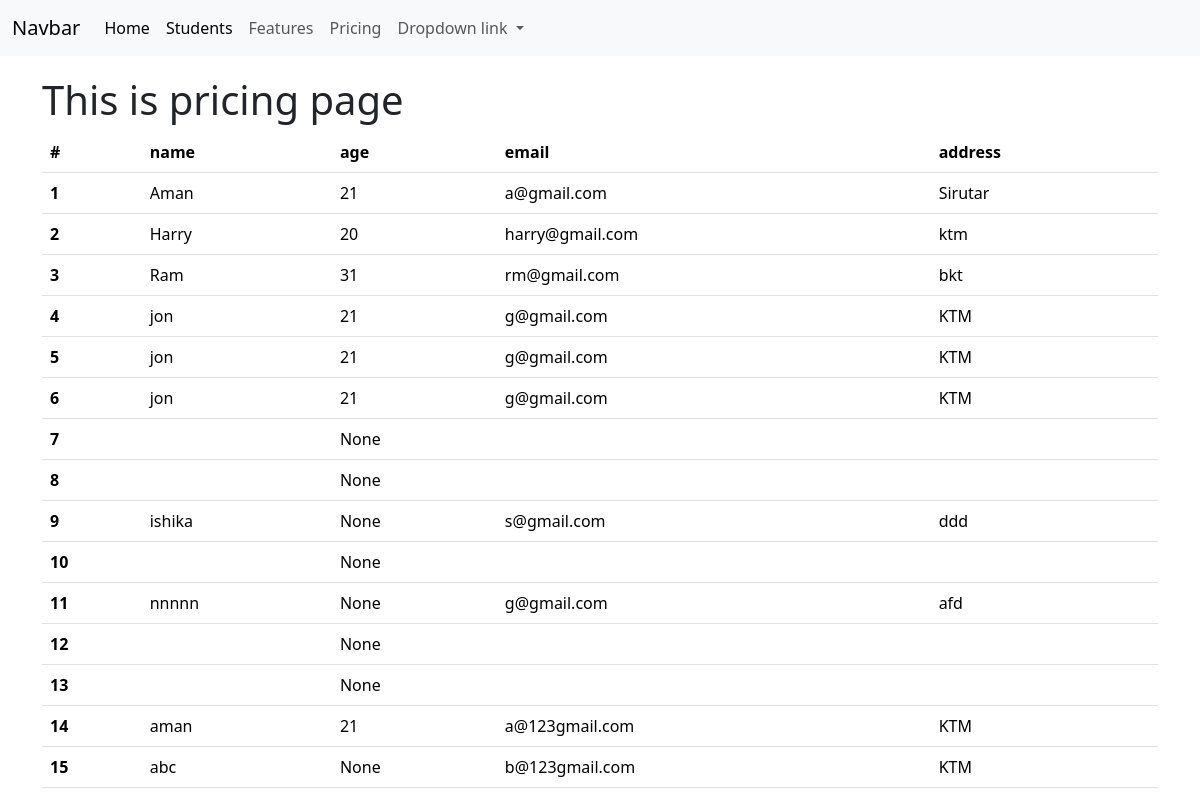
/pricing/, run on an earlier commit of the app's database.
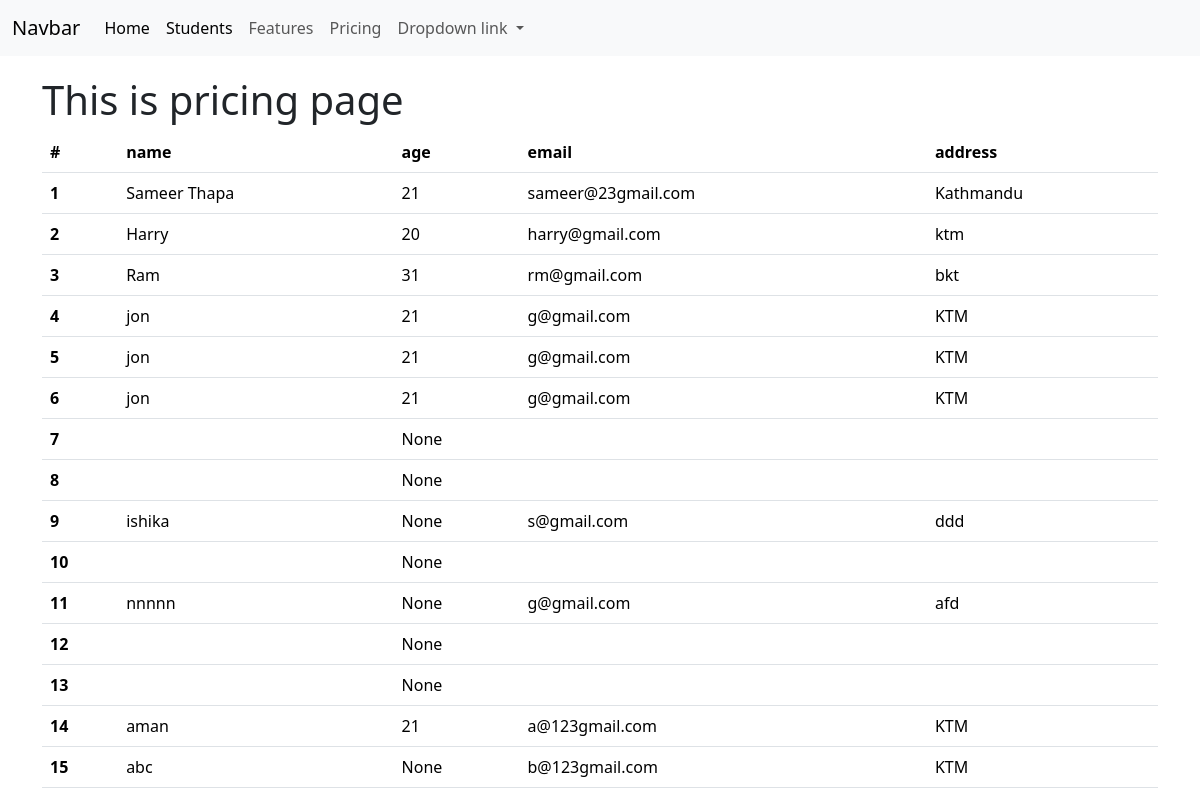
And on a later commit of the database.
### home/models.py (models this page shows, shortened)
class Student(models.Model):
    name = models.CharField(max_length=30)
    age = models.IntegerField(null=True, blank=True)
    address = models.CharField(max_length=50)
    email = models.EmailField(max_length=20)
    classroom = models.ForeignKey(ClassRoom, on_delete=models.CASCADE, related_name="classroom_student",
                               null=True, blank=True)

### home/views.py (the view)
# urls.py: path('pricing/', temp_inherit_pricing, name="temp_inherit_pricing"),
def temp_inherit_pricing(request):
    students = Student.objects.all()
    return render(request, template_name='home/temp_inherit_pricing.html',
                  context={"students": students})

### home/templates/home/temp_inherit_pricing.html
{% extends 'home/base.html' %}
{% block content %}
<h1>This is pricing page </h1>
<table class="table">
  <thead>
    <tr>
      <th scope="col">#</th>
      <th scope="col">name </th>
      <th scope="col">age</th>
      <th scope="col">email </th>
        <th scope="col">address </th>
    </tr>
  </thead>
  <tbody>
{% for student in students %}
    <tr>
      <th scope="row">{{ forloop.counter }}</th>
      <td>{{student.name}}</td>
      <td>{{student.age}}</td>
      <td>{{student.email}}</td>
        <td>{{student.address}}</td>
    </tr>
   {% endfor %}
  </tbody>
</table>
{% endblock %}

### home/templates/home/base.html (shortened to what this page needs)
<!DOCTYPE html>
<html lang="en">
<head>
    <link href="https://cdn.jsdelivr.net/npm/bootstrap@5.3.3/dist/css/bootstrap.min.css" rel="stylesheet">
</head>
<body>
<nav class="navbar navbar-expand-lg bg-body-tertiary">
  <div class="container-fluid">
    <a class="navbar-brand" href="{% url 'myhome' %}">Navbar</a>
    <div class="collapse navbar-collapse" id="navbarNavDropdown">
      <ul class="navbar-nav">
        <li class="nav-item">
          <a class="nav-link active" aria-current="page" href="{% url 'temp_inherit_home' %}">Home</a>
        </li>
           <li class="nav-item">
          <a class="nav-link active" aria-current="page" href="{% url 'student' %}">Students</a>
        </li>
        <li class="nav-item">
          <a class="nav-link" href="{% url 'temp_inherit_features' %}">Features</a>
        </li>
        <li class="nav-item">
          <a class="nav-link" href="{% url 'temp_inherit_pricing' %}">Pricing</a>
        </li>
        <li class="nav-item dropdown">
          <a class="nav-link dropdown-toggle" href="#" role="button" data-bs-toggle="dropdown" aria-expanded="false">
            Dropdown link
          </a>
        </li>
      </ul>
    </div>
  </div>
</nav>
<div class="container" style="margin-top: 20px">
    {% block content %}
     {% endblock %}
</div>
</body>
</html>

What changed in the data, as far as the page shows it:
changed Student: name "Aman" → "Sameer Thapa"; email "a@gmail.com" → "sameer@23gmail.com"; address "Sirutar" → "Kathmandu"
